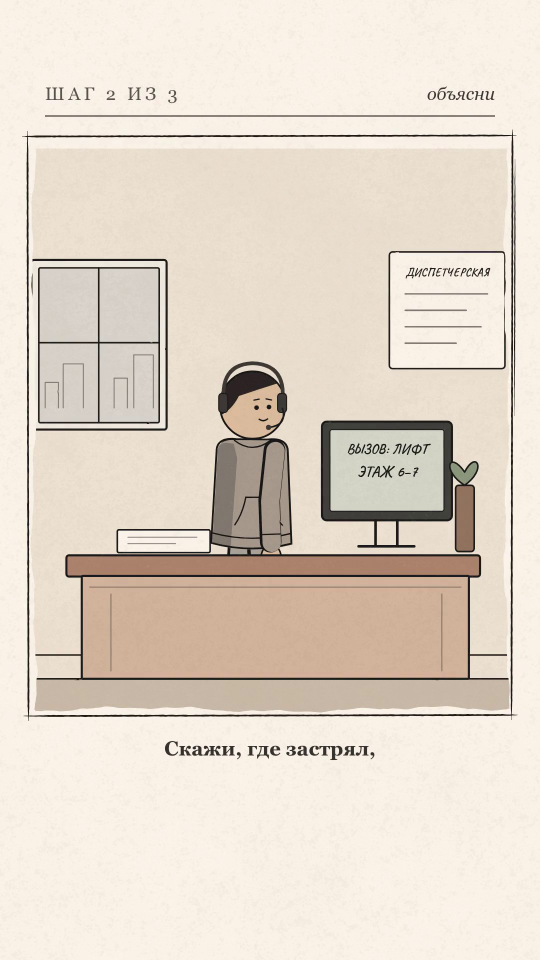
#> input picture frame 1 of Chto_Esli/work/tmp/test_n_patch.mp4, 1080 x 1920 px, given in place of brain100_master.mp4, which was not available (shown at 1/2 size)
$ python check_sub_transitions.py
#> lines starting #> are read from the running program, lines starting #| are printed output that depends on the picture
import cv2
import numpy as np

cap = cv2.VideoCapture('renders/brain100_master.mp4')
fps = 30.0
total = int(cap.get(cv2.CAP_PROP_FRAME_COUNT))

prev_sub = None
jumps = []

for f in range(total):
    ret, frame = cap.read()
    if not ret: break
    sub = frame[1450:1750, 80:1000]
    gray = cv2.cvtColor(sub, cv2.COLOR_BGR2GRAY)
    if prev_sub is not None:
        diff = np.mean(np.abs(gray.astype(float) - prev_sub.astype(float)))
        if diff > 5.0: # Significant change in subtitle area
            jumps.append((f, f/fps, diff))
    prev_sub = gray
#> this loop made 18 passes
#> diff on passes 2 to 13: 1.13, 1.17, 1.15, 0.345, 0.00631, 0.00329, 0.0105, 0.0122, 7.96, 5.44, 7.65, 7.79
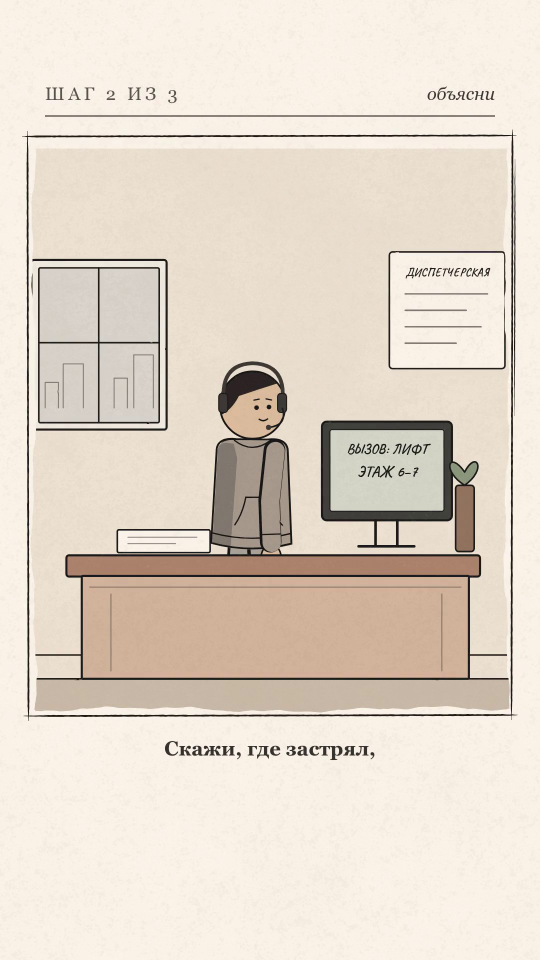
#> input picture frame 1 of Chto_Esli/work/tmp/test_n_patch.mp4, 1080 x 1920 px, given in place of brain100_master.mp4, which was not available (shown at 1/2 size)
#> pass 1, `sub = frame[1450:1750, 80:1000]`:
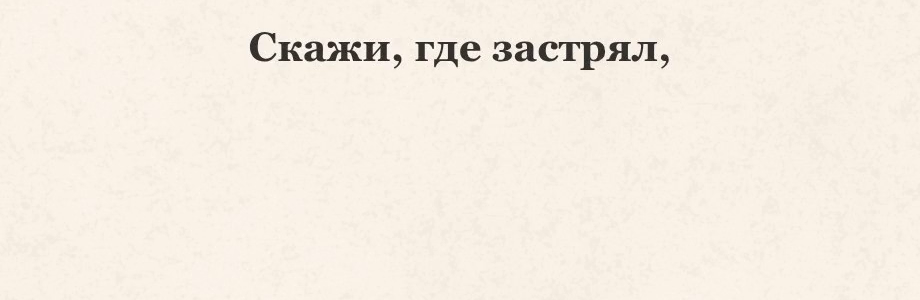
#> sub: shape (300, 920, 3); mean B, G, R 227, 237.8, 245.8
#> after the loop:
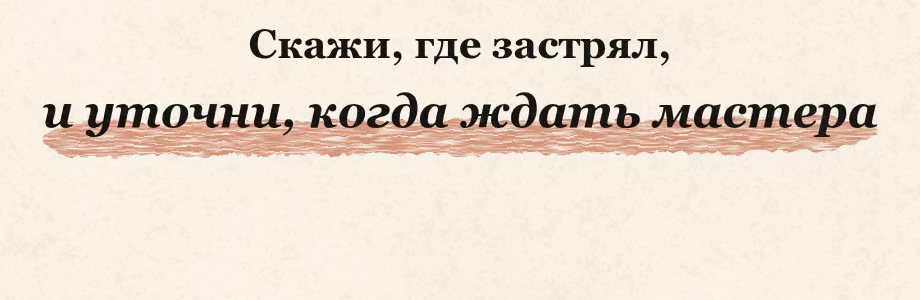
#> sub: shape (300, 920, 3); mean B, G, R 212.6, 224, 235.1
#> after the loop, jumps = [(9, 0.3, 7.96), (10, 0.333, 5.44), (11, 0.367, 7.65), (12, 0.4, 7.79), (13, 0.433, 7.48)]

print(f"Total subtitle changes found: {len(jumps)}")
#| Total subtitle changes found: 5
for f, t, d in jumps:
    print(f"Frame {f:4d} (t={t:5.2f}s): sub diff = {d:.2f}")
#> this loop made 5 passes
#> (t, d) on passes 1 to 5: (0.3, 7.96), (0.333, 5.44), (0.367, 7.65), (0.4, 7.79), (0.433, 7.48)
#| Frame    9 (t= 0.30s): sub diff = 7.96
#| Frame   10 (t= 0.33s): sub diff = 5.44
#| Frame   11 (t= 0.37s): sub diff = 7.65
#| Frame   12 (t= 0.40s): sub diff = 7.79
#| Frame   13 (t= 0.43s): sub diff = 7.48

$ run again, starting later in the video
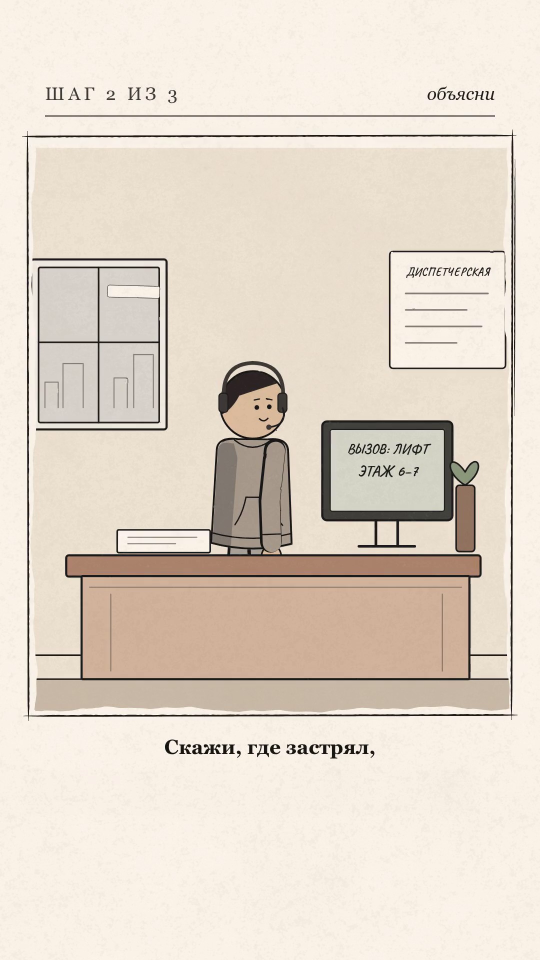
#> input picture frame 8 of Chto_Esli/work/tmp/test_n_patch.mp4, 1080 x 1920 px, given in place of brain100_master.mp4, which was not available (shown at 1/2 size)
#> the loop `for f in range(total):` made 11 passes
#> diff on passes 2 to 9: 0.0122, 7.96, 5.44, 7.65, 7.79, 7.48, 3.78, 1.13
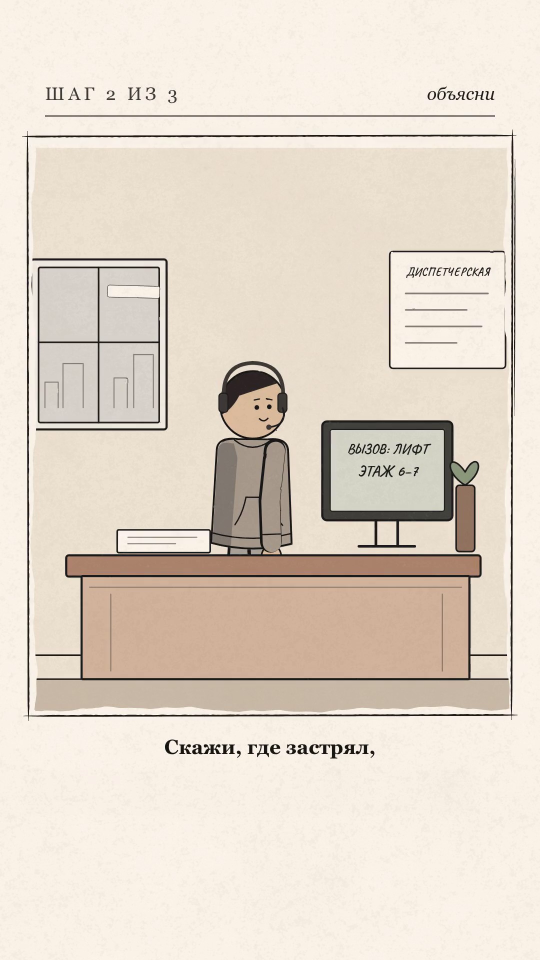
#> input picture frame 8 of Chto_Esli/work/tmp/test_n_patch.mp4, 1080 x 1920 px, given in place of brain100_master.mp4, which was not available (shown at 1/2 size)
#> pass 1, `sub = frame[1450:1750, 80:1000]`:
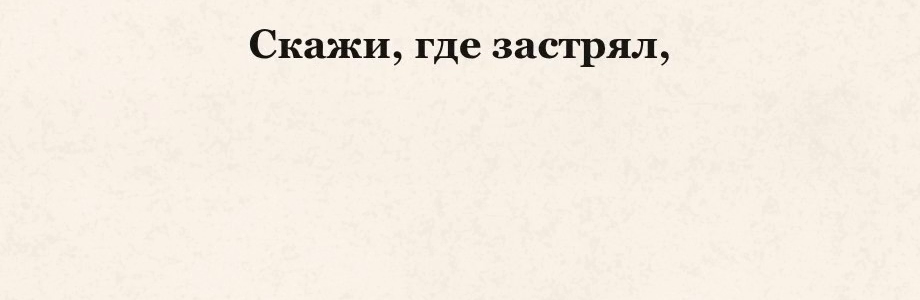
#> sub: shape (300, 920, 3); mean B, G, R 226.3, 237.1, 245
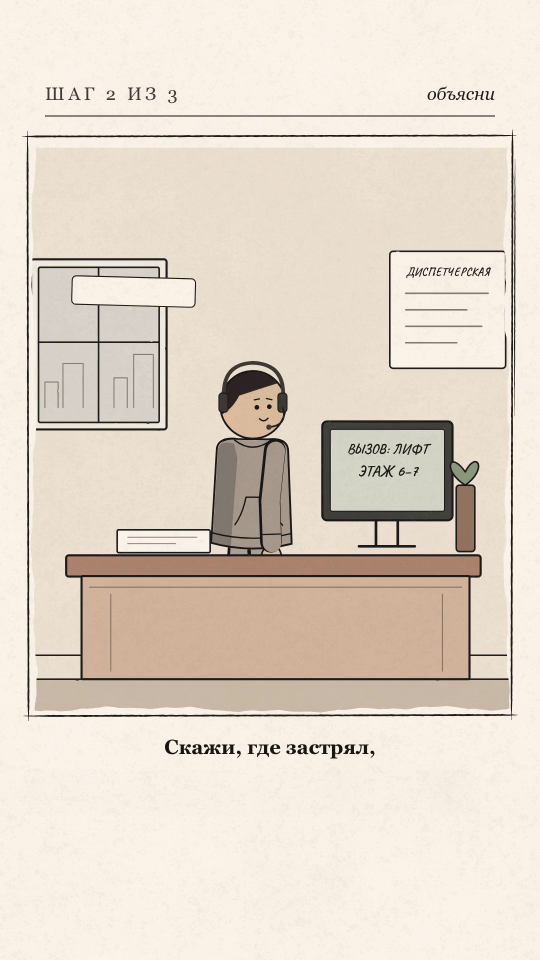
#> input picture frame 9 of Chto_Esli/work/tmp/test_n_patch.mp4, 1080 x 1920 px, given in place of brain100_master.mp4, which was not available (shown at 1/2 size)
#> after the loop `for f in range(total):`: jumps = [(2, 0.0667, 7.96), (3, 0.1, 5.44), (4, 0.133, 7.65), (5, 0.167, 7.79), (6, 0.2, 7.48)]
#| Total subtitle changes found: 5
#> the loop `for f, t, d in jumps:` made 5 passes
#> (t, d) on passes 1 to 5: (0.0667, 7.96), (0.1, 5.44), (0.133, 7.65), (0.167, 7.79), (0.2, 7.48)
#> (printed output is left out)

$ run again, starting later in the video
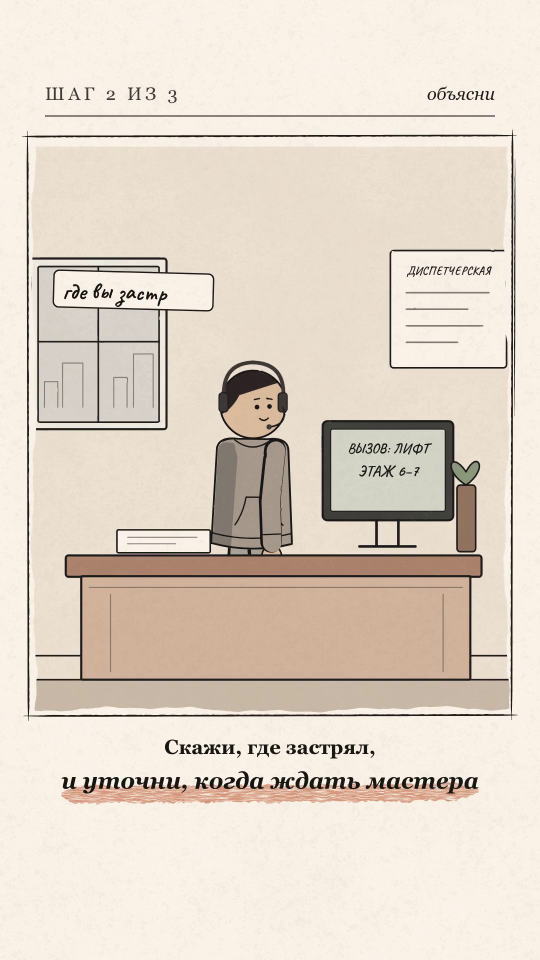
#> input picture frame 14 of Chto_Esli/work/tmp/test_n_patch.mp4, 1080 x 1920 px, given in place of brain100_master.mp4, which was not available (shown at 1/2 size)
#> the loop `for f in range(total):` made 5 passes
#> diff on passes 2 to 4: 3.78, 1.13, 3.41
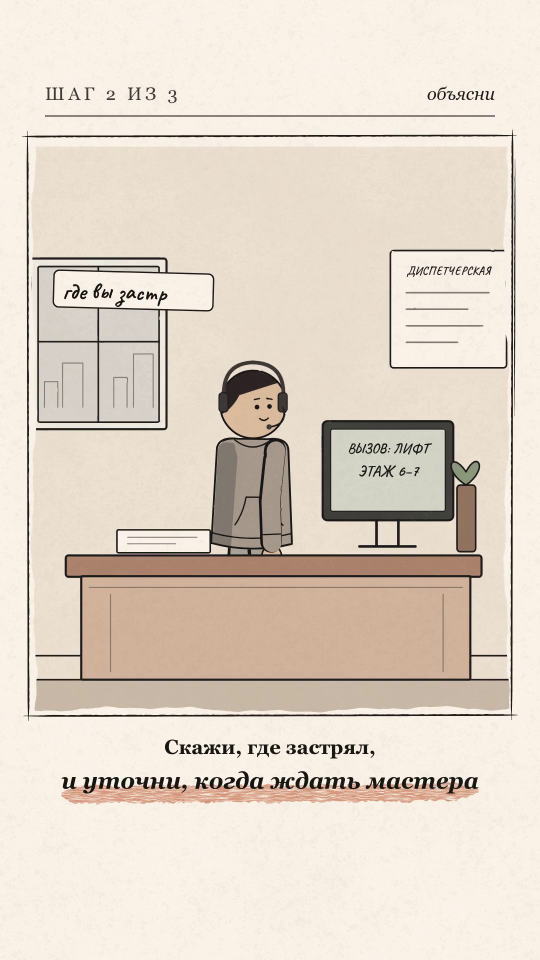
#> input picture frame 14 of Chto_Esli/work/tmp/test_n_patch.mp4, 1080 x 1920 px, given in place of brain100_master.mp4, which was not available (shown at 1/2 size)
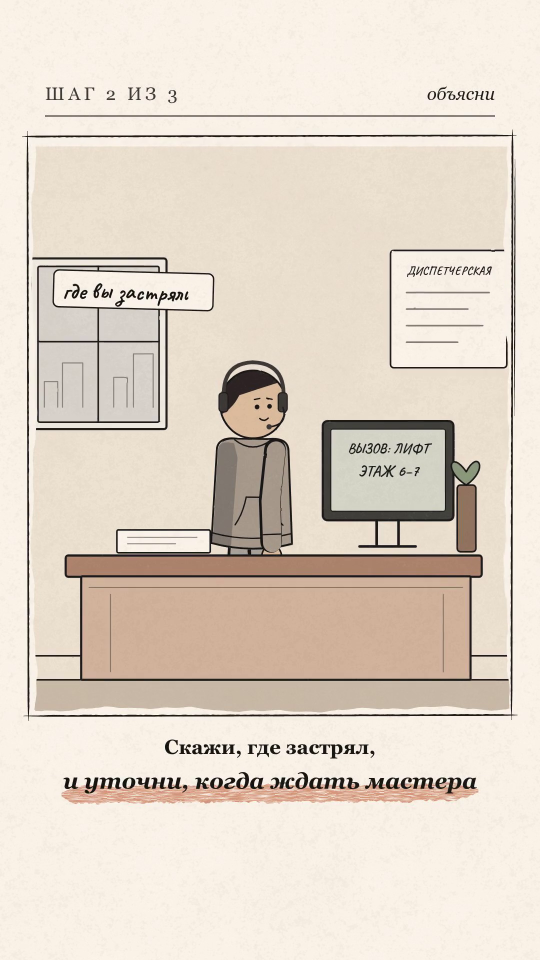
#> input picture frame 15 of Chto_Esli/work/tmp/test_n_patch.mp4, 1080 x 1920 px, given in place of brain100_master.mp4, which was not available (shown at 1/2 size)
#> pass 2, `gray = cv2.cvtColor(sub, cv2.COLOR_BGR2GRAY)`:
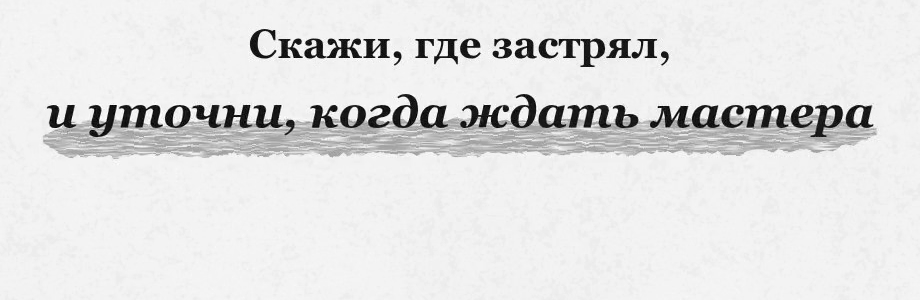
#> gray: shape (300, 920); min 0, max 255, mean 226.3
#> after the loop `for f in range(total):`: jumps = []
#| Total subtitle changes found: 0
